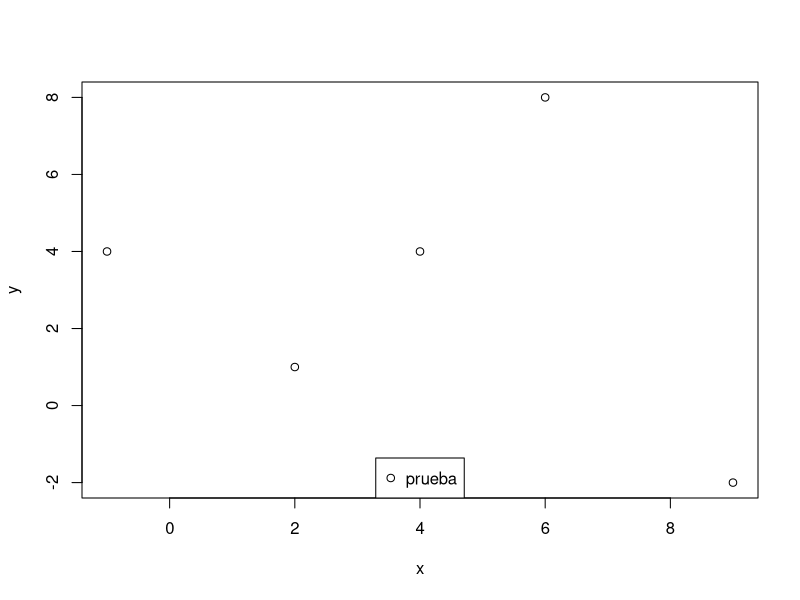
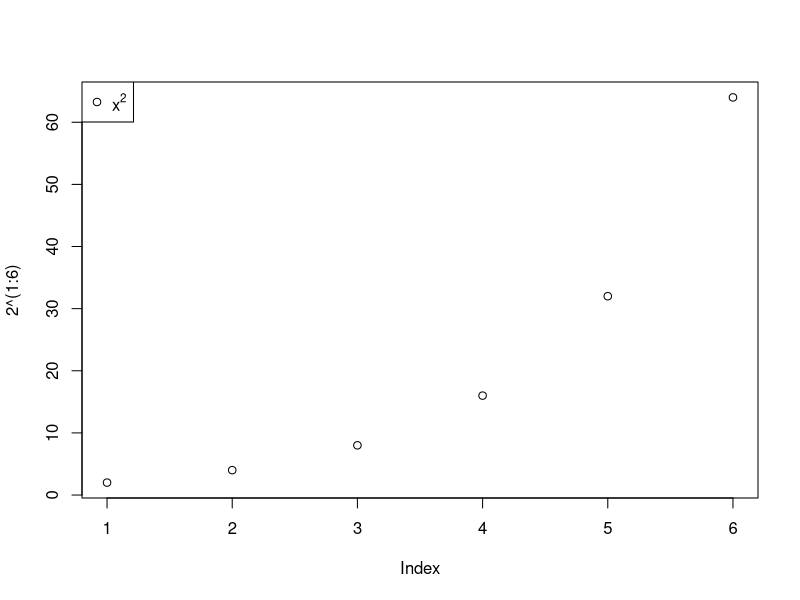
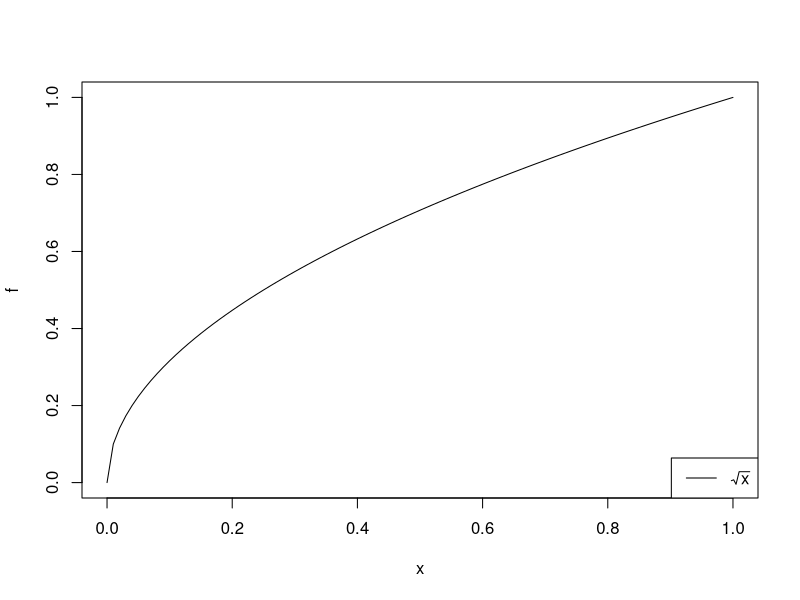
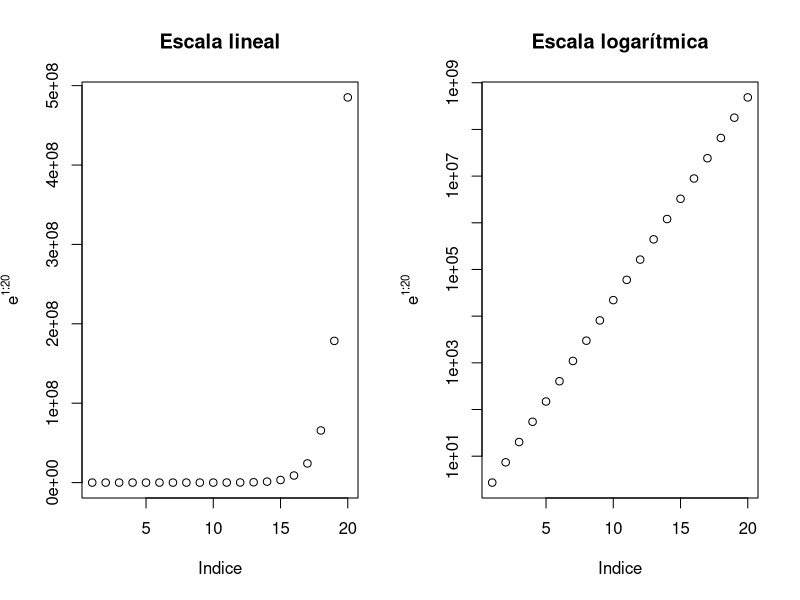
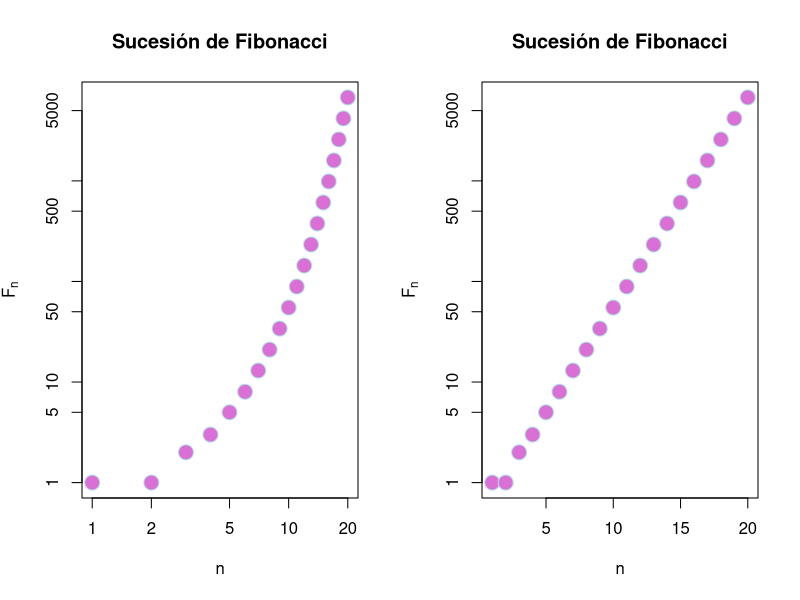
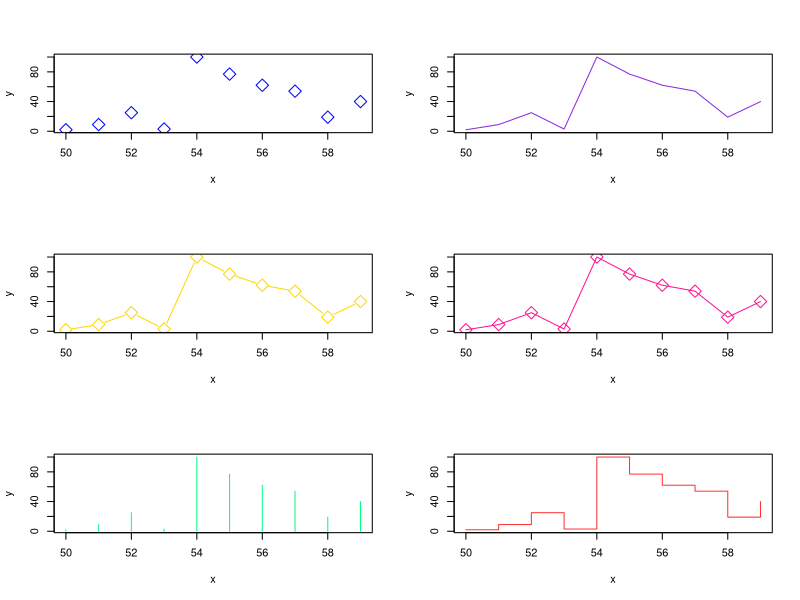
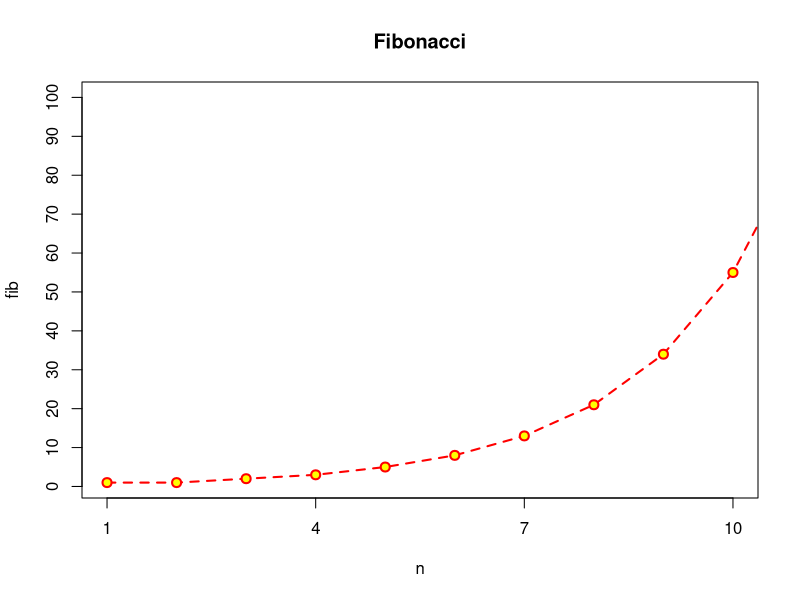
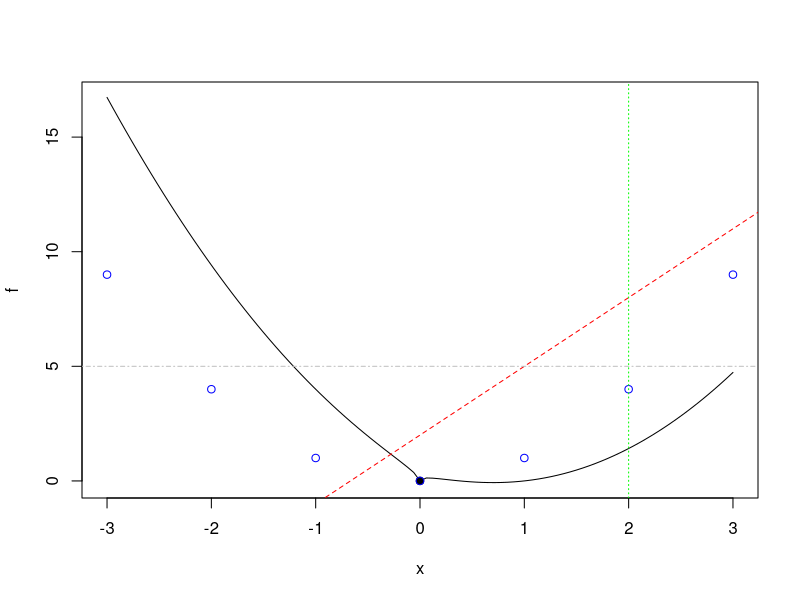

Here is the R script that generated these plots, in order:
## ---- chunk 1
knitr::opts_chunk$set(echo = TRUE)
## ---- chunk 2
x = c(2,6,4,9,-1)
y = c(1,8,4,-2,4)
plot(x,y)
legend('bottom', legend = 'prueba', pch = 1)
## ---- chunk 3
plot(2^(1:6))
legend("topleft", legend = expression(x^2), pch = 1)
## ---- chunk 4
f <- function(x){ sqrt(x) }
plot(f)
legend("bottomright", legend = expression(sqrt(x)), lty = 1)
## ---- chunk 5
par(mfrow = c(1, 2))
plot = plot(exp(1:20), xlab = 'Indice', ylab = expression(e^{1:20}),
            main = "Escala lineal")
plotLog = plot(exp(1:20), log = "y", xlab = 'Indice', ylab = expression(e^{1:20}),
            main = "Escala logarítmica")
par(mfrow = c(1, 1))
## ---- chunk 6
n = 1:20
fib = (1/sqrt(5))*((1+sqrt(5))/2)^n - (1/sqrt(5))*((1-sqrt(5))/2)^n
par(mfrow = c(1,2)) #mfrow es para distribuir gráficos, en este caso 1 fila y 2 columnas
#bg es para el color interior del point character (cuando permite cambiar color)
plot(fib, xlab = "n", ylab = expression(F[n]),
     main = "Sucesión de Fibonacci", pch = 21, cex = 2,
     col = "powderblue", bg = "orchid", log = "xy")

plot(fib, xlab = "n", ylab = expression(F[n]),
     main = "Sucesión de Fibonacci", pch = 21, cex = 2,
     col = "powderblue", bg = "orchid", log = "y")
#se vuelve a definir al final el parámetro, para dejarlo en la forma estándar
par(mfrow = c(1,1))
## ---- chunk 7
par(mfrow = c(3,2))
x = c(50:59)
y = c(2,9,25,3,100,77,62,54,19,40)
plot(x,y, pch = 23, cex = 2, col = "blue", type = "p")
plot(x,y, pch = 23, cex = 2, col = "blueviolet", type = "l")
plot(x,y, pch = 23, cex = 2, col = "gold", type = "b")
plot(x,y, pch = 23, cex = 2, col = "deeppink", type = "o")
plot(x,y, pch = 23, cex = 2, col = "springgreen", type = "h")
plot(x,y, pch = 23, cex = 2, col = "firebrick1", type = "s")
par(mfrow = c(1,1))
## ---- chunk 8
plot(n, fib, pch = 21, col = "red", bg = "yellow", cex = 1.2, 
     main = "Fibonacci",
     type = "o", lty = "dashed", lwd = 2, 
     xlim = c(1,10), ylim = c(1, 100),
     xaxp = c(1,10,3), yaxp = c(0,100, 10))
## ---- chunk 9
f <- function(x){
  x^2 -2*x + sqrt(abs(x))
}
plot(f, xlim = c(-3,3))
points(0,0, pch = 19)
points(-3:3, (-3:3)^2, col = "blue") 
abline(2,3, lty = "dashed", col = "red")
abline(v = 2, lty = "dotted", col = "green")
abline(h = 5, lty = "dotdash", col = "gray")
## ---- chunk 10
f <- function(x){x^2}
plot(f, xlim = c(-3,3), col = "red", lwd = 2, ylab = expression(y^2), xlab = "x")
abline(h=0:9, v = -3:3, lty="dotted", col = "grey")
## ---- chunk 11
plot(tan, xlim = c(-pi, pi), ylim = c(-5,5))
abline(v = c(-pi/2, pi/2), col = "red")
## ---- chunk 12
plot(0,0)
text(0,0, labels = "debajo", pos = 1)
text(0,0, labels = "izquierda", pos = 2)
text(0,0, labels = "arriba", pos = 3)
text(0,0, labels = "derecha", pos = 4)
points(0,1)
text(0,1, labels = "centro")
## ---- chunk 13
f <- function(x){x^2}
plot(f, xlim = c(-3,3), ylim = c(-10,10))
points(-3:3, f(-3:3), pch = 19)
lines(-3:3, f(-3:3), lwd = 2, lty = "dotted", col = "red")
curve(x^3, lty = "dashed", col = "blue", add = TRUE)
curve(x^4, lty = "dashed", col = "orangered", add=TRUE)
legend("bottomright", 
       legend = c(expression(x^2), expression(x^3), expression(x^4)), 
       lwd = 2, 
       col = c("red", "blue", "orangered"), 
       lty = c("dotted", "dashed", "dashed")
       )
## ---- chunk 14
x = c(5*(1:10))
plot(x, c(exp(-x)+(-1)^x*x/2*sin(x)^2), xlab = "", ylab = "",
     main = "Gráfico con varios elementos")
segments(10, 0, 40, 0, col = "red", lwd = 4)
arrows(10, 0, 40, -10, col = "blue", length = 0.5, angle = 30, code = 2)
symbols(40, 0, stars = cbind(1, .5, 1, .5, 1, .5, 1, .5, 1, .5), add = TRUE, lwd = 3, inches = 0.5)
symbols(40, 0, stars = cbind(1, .5, 1, .5, 1, .5, 1, .5, 1, .5), add = TRUE)
polygon(c(20, 30, 40), c(10, -10, 10), col = "gold", density = 3, angle = 90, lty = 4, lwd = 5)
